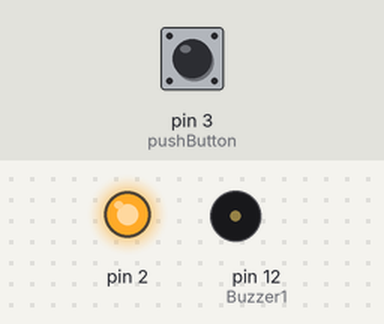
The sketch below on a simulated Arduino Uno, built with avr-gcc and run on an emulated ATmega328P. Shown: output pins drawn as LEDs (lit = HIGH), buzzer (waves = sounding). Inputs (shaded band) come from the test bench; at power-on: pin 3 (pushButton) HIGH.

Above: at 1.2 s.
1.3 s: pin 3 (pushButton) pulled LOW for 1 s
At 1.4 s:
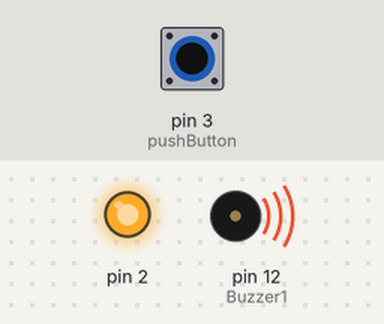
3.8 s: pin 3 (pushButton) pulled LOW for 3.2 s
At 7.6 s:
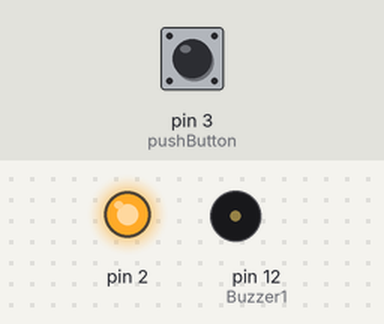
Timing chart, 0 to 9.1 s (numbered marks = the images above; inputs shaded):
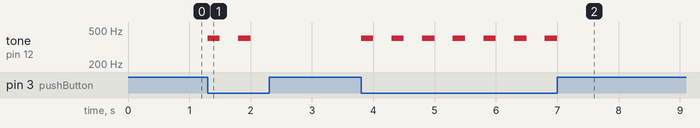

Measured:
- after the input at 1.3 s, tone on pin 12 (Buzzer1): alternates 400 Hz for 0.20 s and silent for 0.30 s, 4 changes in all, then stays silent, starting at once
- after the input at 3.8 s, tone on pin 12 (Buzzer1): alternates 400 Hz for 0.20 s and silent for 0.30 s, 14 changes in all, then stays silent, starting at once

The sketch:

Alarm_Buzzer.ino
```cpp
const int pushButton = 3;
int Buzzer1 = 12;
int buttonState = 0;

void setup() {
  pinMode(Buzzer1, OUTPUT);
  pinMode(pushButton, INPUT);
  pinMode(2, OUTPUT);
  digitalWrite(2, HIGH);
}

void loop() {
  buttonState = digitalRead(pushButton);
  if(buttonState == LOW) {
      tone(Buzzer1,400,200);
      delay(500);
  }

}
```
